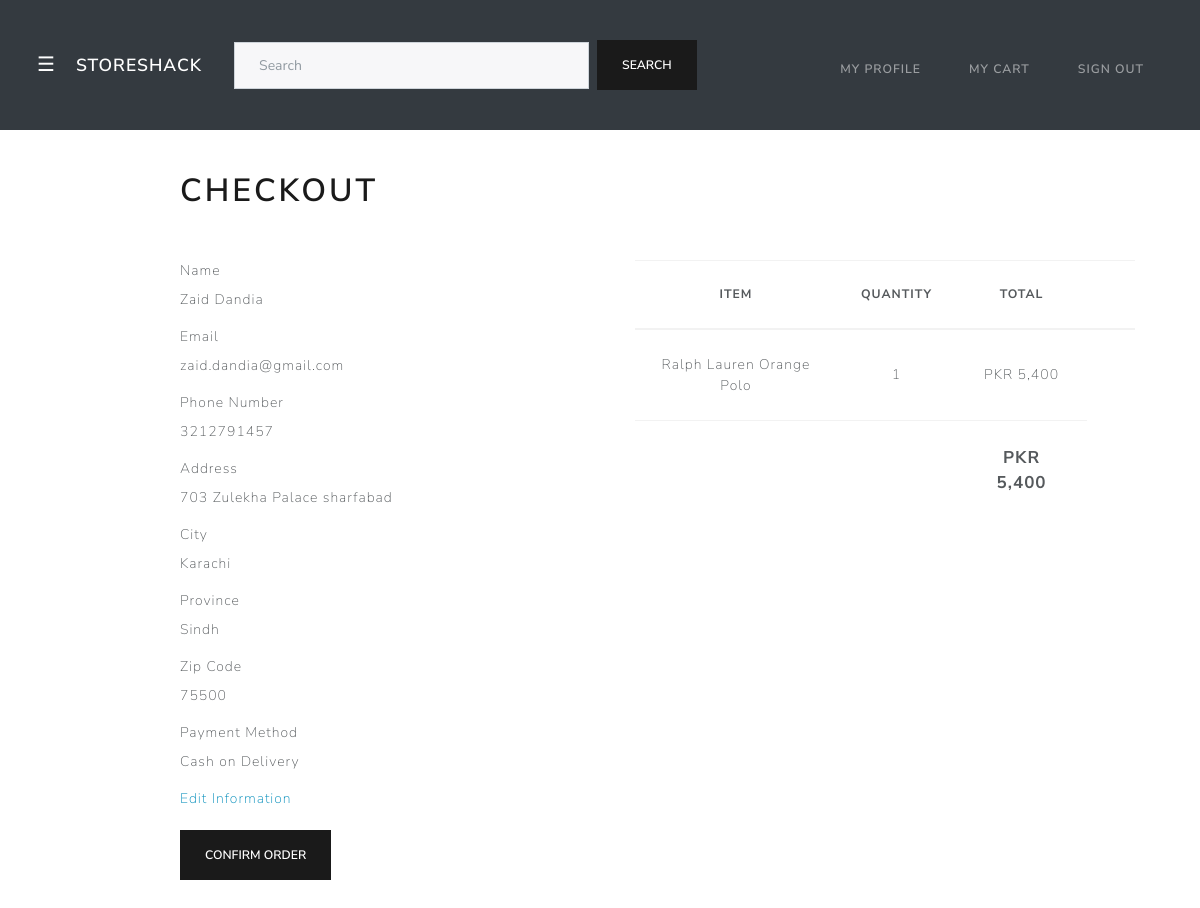
Page /checkout (signed in) on the committed database.
### tables this page shows
CREATE TABLE 'user_cart' ('cart_id' integer PRIMARY KEY AUTOINCREMENT NOT NULL, 'user_id' integer NOT NULL, 'item' text, 'price'  integer NOT NULL  , 'image'  text NOT NULL  , 'quantity' INTEGER NOT NULL DEFAULT 1, 'username' text);

CREATE TABLE 'checkout' ('user_id' integer NOT NULL, 'full_name' text NOT NULL, 'email' text NOT NULL,'phone_number' integer NOT NULL,'address' text NOT NULL, 'province' text,'zip_code' integer, 'payment_method' text NOT NULL, 'city' text);

### application.py (the view)
@app.route("/checkout", methods=["GET", "POST"])
@login_required
def checkout():
    if request.method == "POST" and "search" in request.form:
        search = request.form.get("search")
        return search_results(search)
    else:
        checkout = db.execute("SELECT * FROM checkout WHERE user_id = :user_id", user_id = session["user_id"])
        length = len(checkout)
        if request.method == "POST" and "confirm_order" in request.form and length == 0:
            if not request.form.get("full_name"):
                return apology("must provide your full name", 403)
            if not request.form.get("email"):
                return apology("must provide your email", 403)
            if not request.form.get("phone_number"):
                return apology("must provide phone number", 403)
            if not request.form.get("address"):
                return apology("must provide address", 403)
            if not request.form.get("city"):
                return apology("must provide city", 403)
            full_name = request.form.get("full_name")
            email = request.form.get("email")
            phone_number = request.form.get("phone_number")
            address = request.form.get("address")
            city = request.form.get("city")
            province = request.form.get("province")
            zip_code = request.form.get("zip_code")
            payment_method = request.form.get("payment_method")
            db.execute("INSERT INTO checkout(user_id, full_name, email, phone_number, address, province, zip_code, payment_method, city) VALUES(:user_id, :full_name, :email, :phone_number, :address, :province, :zip_code, :payment_method, :city)",
                       user_id=session["user_id"], full_name=full_name, email=email, phone_number=phone_number, address=address, province=province, zip_code=zip_code, payment_method=payment_method, city = city)
            return redirect("/confirm_order")
        elif request.method == "POST" and "confirm_order" in request.form and length == 1:
            return redirect("/confirm_order")
        else:
            items = db.execute("SELECT * FROM user_cart WHERE username = :username",
                               username=session["username"])
            checkouts = db.execute("SELECT * FROM checkout WHERE user_id = :user_id", user_id = session["user_id"])
            total = 0
            for i in range(len(items)):
                total = total + (items[i]["quantity"] * items[i]["price"])
            return render_template("checkout.html", items = items, length = length, checkouts = checkouts, total = total)

### application.py (called while the page is built)
@app.after_request
def after_request(response):
    response.headers["Cache-Control"] = "no-cache, no-store, must-revalidate"
    response.headers["Expires"] = 0
    response.headers["Pragma"] = "no-cache"
    return response

### helpers.py (called while the page is built)
def login_required(f):
    @wraps(f)
    def decorated_function(*args, **kwargs):
        if session.get("user_id") is None:
            return redirect("/login")
        return f(*args, **kwargs)
    return decorated_function

def pkr(value):
    return f"PKR {value:,.0f}"

### templates/checkout.html (shortened to what this page needs)
{% extends "layout.html" %}
{% block main %}
    <br>
    <br>
    <h1>Checkout</h1>
    <br>
<br>
  <table class="table table-hover" id="checkout_in_cart">
  <thead>
    <tr>
      <th scope="col" class="center">Item</th>
      <th scope="col" class="center">Quantity</th>
      <th scope="col" class="center">Total</th>
      <th scope="col"></th>
    </tr>
  </thead>
  <tbody>
    {% for item in items %}
      <tr class="table-secondary" id="item_in_cart">
        <td class="center" style="vertical-align: middle;">{{item.item}}</td>
        <td class="center" style="vertical-align: middle;">{{item.quantity}}</td>
        <td class="center" style="vertical-align: middle;">{{(item.price * item.quantity) | pkr}}</td>
      </tr>
    {% endfor %}
  </tbody>
  <tfoot>
    <td></td>
    <td></td>
    <td class="total" style="vertical-align: middle;">{{total | pkr}}</td>
  </tfoot>
  </table>
  {% if length == 0 %}
    <form class="checkout" method="Post" id="checkout_form">
        <fieldset>
          <div class="form-group">
            <label for="fullname">Full Name</label>
            <input type="text" class="form-control" id="exampleInputfullname" name="full_name" aria-describedby="full_name" placeholder="Enter Full Name">
          </div>
          <div class="form-group">
            <label for="email">Email</label>
            <input type="text" class="form-control" id="exampleInputemail" name="email" aria-describedby="email" placeholder="Enter Email">
          </div>
          <div class="form-group">
            <label for="phone_number">Phone Number</label>
            <input type="text" class="form-control" id="exampleInputphone_number" name="phone_number" aria-describedby="phone_number" placeholder="Enter Phone Number">
          </div>
        </fieldset>
        <fieldset>
            <div class="form-group">
                <label for="exampleTextarea">Address</label>
                <input type="text" class="form-control" id="exampleInputaddress" name="address" aria-describedby="Address" placeholder="Enter Address">
            </div>
            <div class="form-group">
                <label for="exampleTextarea">City</label>
                <input type="text" class="form-control" id="exampleInputcity" name="city" aria-describedby="city" placeholder="Enter City">
            </div>
            <div class="form-group">
                <label for="province">Province</label>
                <input type="province" class="form-control" id="exampleInputProvince" name="province" aria-describedby="province" placeholder="Province">
            </div>
            <div class="form-group">
                <label for="zip-code">Zip Code</label>
                <input type="zip-code" class="form-control" id="exampleInputzip-code" name="zip_code" aria-describedby="zip-code" placeholder="Zip Code">
            </div>
        <br>
        </fieldset>
        <fieldset class="form-group">
        <label>Payment Method</label>
        <div class="form-check">
          <label class="form-check-label">
            <input type="radio" class="form-check-input" name="payment_method" id="optionsRadios1" value="Cash on Delivery" checked="">
            Cash on Delivery
          </label>
        </div>
        <br>
      </fieldset>
      <button class="btn btn-primary btn-xs" name="confirm_order" type="submit">Confirm Order</button>
    </form>
  {% else %}
  {% for checkout in checkouts %}
  <label>Name</label>
  <p>{{checkout.full_name}}</p>
  <label>Email</label>
  <p>{{checkout.email}}</p>
  <label>Phone Number</label>
  <p>{{checkout.phone_number}}</p>
  <label>Address</label>
  <p>{{checkout.address}}</p>
  <label>City</label>
  <p>{{checkout.city}}</p>
  <label>Province</label>
  <p>{{checkout.province}}</p>
  <label>Zip Code</label>
  <p>{{checkout.zip_code}}</p>
  <label>Payment Method</label>
  <p>{{checkout.payment_method}}</p>
  <form method="POST">
    <a href="/change_checkout" class="edit_information";>Edit Information</a>
    <br>
    <br>
    <button class="btn btn-primary btn-xs" name="confirm_order" type="submit">Confirm Order</button>
  </form>
  {% endfor %}
  {% endif %}
  <br>
  <br>
  <br>
{% endblock %}

### static/styles.css (style rules this page uses)
.btn-primary { float:center; }
.center { text-align: center; }
.total { text-align: center; font-weight: bold; font-size: 17px; }
#checkout_in_cart { width: 500px; float: right; }
.edit_information { color: #008CBA; }

### rows in the picture
user_cart: item "Ralph Lauren Orange Polo", quantity "1", (item.price*item.quantity)|pkr "PKR 5,400"
checkout: full_name "Zaid Dandia", email "zaid.dandia@gmail.com", phone_number "3212791457", address "703 Zulekha Palace sharfabad", city "Karachi", province "Sindh", zip_code "75500", payment_method "Cash on Delivery"

### other values in the picture
{{ total | pkr }} "PKR 5,400"
